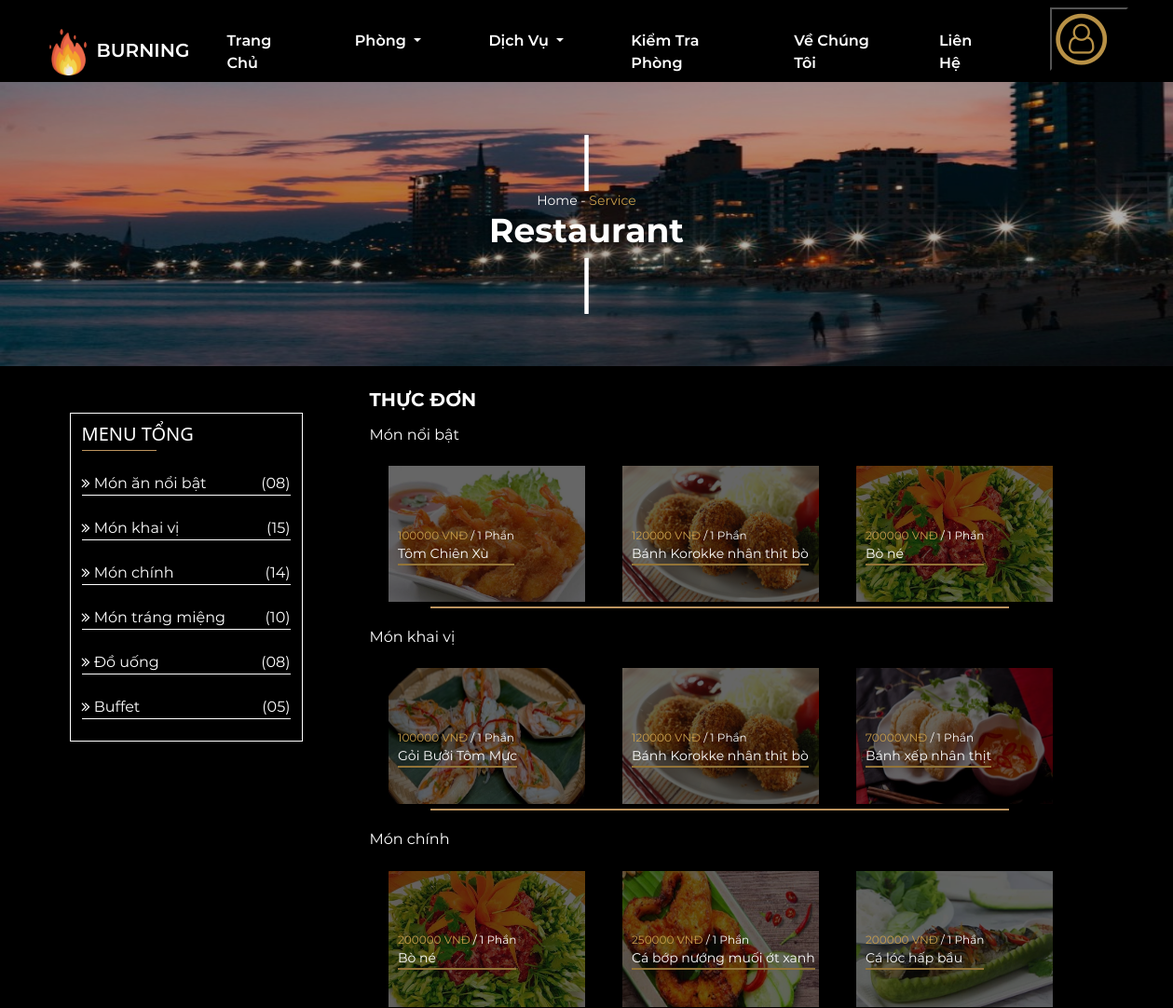
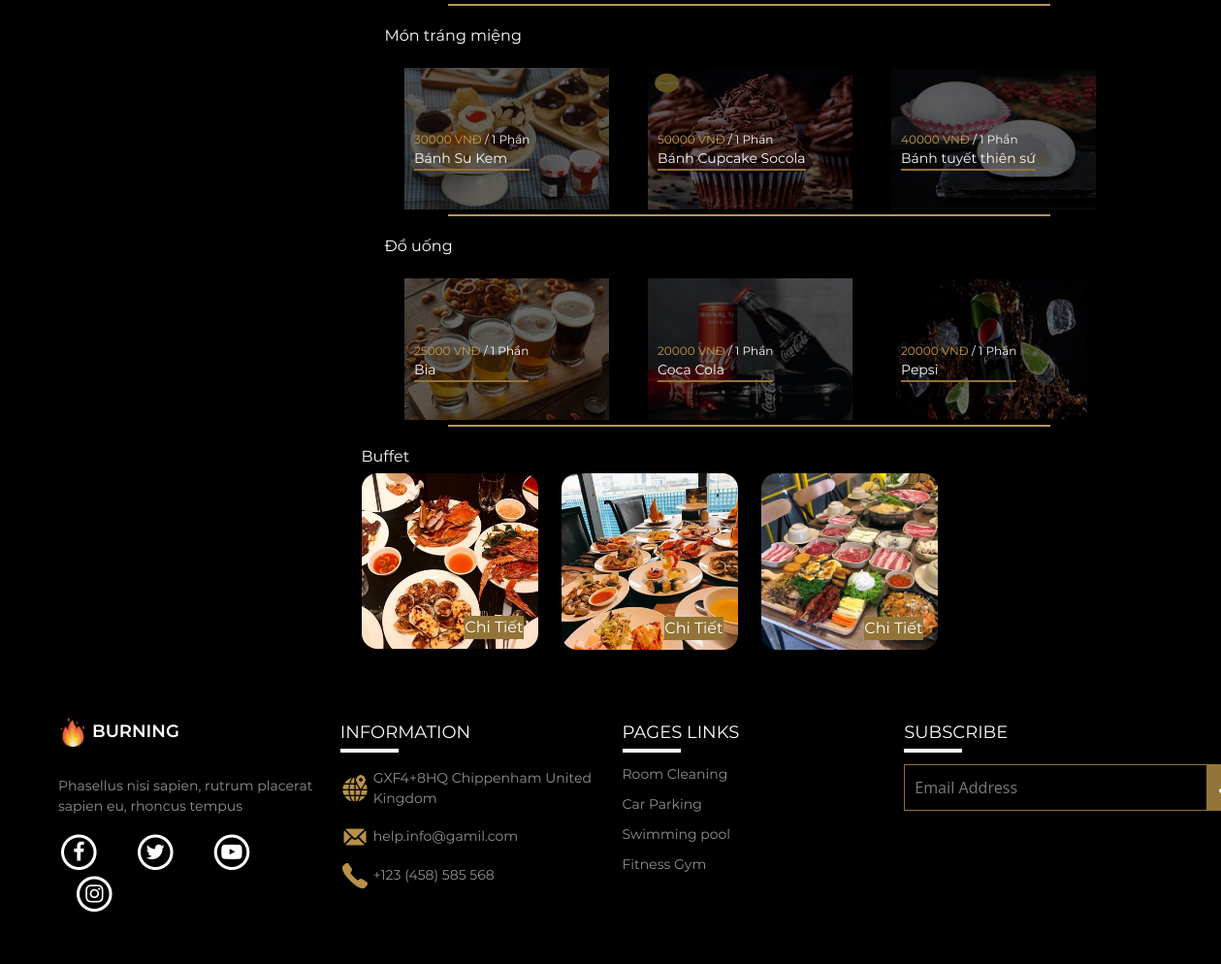
/logged/restaurant.php, run on the app's committed database (2 pictures, top to bottom).
### tables this page shows
CREATE TABLE `monnoibat` (
  `ID` int(11) NOT NULL,
  `TenMon` varchar(50) NOT NULL,
  `Gia` varchar(50) NOT NULL,
  `IMG` varchar(50) NOT NULL
);

CREATE TABLE `monkhaivi` (
  `ID` int(11) NOT NULL,
  `TenMon` varchar(50) NOT NULL,
  `Gia` varchar(50) NOT NULL,
  `IMG` varchar(50) NOT NULL
);

CREATE TABLE `monchinh` (
  `ID` int(11) NOT NULL,
  `TenMon` varchar(50) NOT NULL,
  `Gia` varchar(50) NOT NULL,
  `IMG` varchar(50) NOT NULL
);

CREATE TABLE `montrangmieng` (
  `ID` int(11) NOT NULL,
  `TenMon` varchar(50) NOT NULL,
  `Gia` varchar(50) NOT NULL,
  `IMG` varchar(50) NOT NULL
);

CREATE TABLE `douong` (
  `ID` int(11) NOT NULL,
  `TenDoUong` varchar(50) NOT NULL,
  `Gia` varchar(50) NOT NULL,
  `IMG` varchar(50) NOT NULL
);

CREATE TABLE `setbuffet` (
  `ID` int(11) NOT NULL,
  `TenSet` varchar(50) NOT NULL,
  `Gia` varchar(50) NOT NULL,
  `IMG` varchar(50) NOT NULL
);

### logged/restaurant.php (the view, shortened to what this page needs)
<!DOCTYPE html>
<html lang="en">
<head>
    <link rel="stylesheet" href="https://cdnjs.cloudflare.com/ajax/libs/font-awesome/4.7.0/css/font-awesome.min.css">
    <link rel="stylesheet" href="../common/bootstrap-5.2.2-dist/css/bootstrap.min.css">
    <link rel="stylesheet" type="text/css" href="../common/slick/slick.css">
    <link rel="stylesheet" type="text/css" href="../common/slick/slick-theme.css">
    <link rel="stylesheet" href="../css/style.css">
    <link rel="stylesheet" href="../css/restaurant.css?v=<?php echo time(); ?>" type='text/css'>
</head>
<body>
    <?php
    include('header.php');
    ?>
    <section id="banner">
        <div class="container-fluid p-0 text-center">
            <div class="img h-100">
                <img src="../img/service/banner_service_1.jpg" alt="" class="w-100">
                <div class="box">
                    <div class="trangtri"></div>
                    <p class="m-0" style="font-size: 14px;font-family: Montserrat-Regular">Home - <span style="color: #C89E4B;">Service</span></p>
                    <h3 style="font-size:36px;font-family: Montserrat-Bold;">Restaurant</h3>
                    <div class="trangtri"></div>
                </div>
            </div>
        </div>
    </section>
    <form action="" method="POSt">
    <section id="content">
        <div class="container">
            <div class="row">
                <div class="left me-5">
                    <h5 class="mb-4">MENU TỔNG</h5>
                    <div class="d-flex justify-content-between">
                        <p class="m-0"><i class="fa fa-angle-double-right me-1"></i>Món ăn nổi bật</p>
                        <p class="m-0">(08)</p>
                    </div>
                    <div class="mt-4 d-flex justify-content-between">
                        <p class="m-0"><i class="fa fa-angle-double-right me-1"></i>Món khai vị</p>
                        <p class="m-0">(15)</p>
                    </div>
                    <div class="mt-4 d-flex justify-content-between">
                        <p class="m-0"><i class="fa fa-angle-double-right me-1"></i>Món chính</p>
                        <p class="m-0">(14)</p>
                    </div>
                    <div class="mt-4 d-flex justify-content-between">
                        <p class="m-0"><i class="fa fa-angle-double-right me-1"></i>Món tráng miệng</p>
                        <p class="m-0">(10)</p>
                    </div>
                    <div class="mt-4 d-flex justify-content-between">
                        <p class="m-0"><i class="fa fa-angle-double-right me-1"></i>Đồ uống</p>
                        <p class="m-0">(08)</p>
                    </div>
                    <div class="mt-4 mb-4 d-flex justify-content-between">
                        <p class="m-0"><i class="fa fa-angle-double-right me-1"></i>Buffet</p>
                        <p class="m-0">(05)</p>
                    </div>
                </div>
                <div class="right px-4 ">
                    <h5 class="mt-4">THỰC ĐƠN</h5>
                    <h6 class="mt-3">Món nổi bật</h6>
                    <?php
                    $con = mysqli_connect("localhost","root","admin","burninghotel");
                    $sql = "SELECT * FROM monnoibat";
                    $result = mysqli_query($con, $sql);
                    if (mysqli_num_rows($result) > 0) {
                        while ($row = mysqli_fetch_array($result)) {
                            $monnoibat[] = array('TenMon' => $row['TenMon'], 'Gia' => $row['Gia'], 'IMG' => $row['IMG']);
                        }
                    }
                    ?>
                    <div class="row ">
                        <section class="regular">
                            <?php foreach ($monnoibat as $key => $value) { ?>
                                <div class="col-4  mt-3 ">
                                    <div class="img">
                                        <img src="../img/Doan/<?php echo $value['IMG'] ?>" alt="" class="w-100 ">
                                        <div class="content">
                                            <p class="m-0" style="font-size: 12px;"><span name="gia" style="color:#C89E4B;"><?php echo $value['Gia'] ?></span>
                                                / 1 Phần</p>
                                            <p class="m-0 " name="tenmon"style="font-size: 14px;"><?php echo $value['TenMon'] ?></p>
                                            <div class="trangtri"></div>
                                        </div>
                                    </div>
                                </div>
                            <?php
                            }
                            ?>
                        </section>
                        <div class="trangtri1"></div>
                    </div>
                    <h6 class="mt-3">Món khai vị</h6>
                    <?php
                    $con = mysqli_connect("localhost","root","admin","burninghotel");
                    $sql = "SELECT * FROM monkhaivi";
                    $result = mysqli_query($con, $sql);
                    if (mysqli_num_rows($result) > 0) {
                        while ($row = mysqli_fetch_array($result)) {
                            $monkhaivi[] = array('TenMon' => $row['TenMon'], 'Gia' => $row['Gia'], 'IMG' => $row['IMG']);
                        }
                    }
                    ?>
                    <div class="row ">
                        <section class="regular">
                        <?php foreach ($monkhaivi as $key => $value) { ?>
                                <div class="col-4  mt-3 ">
                                    <div class="img">
                                        <img src="../img/Doan/<?php echo $value['IMG'] ?>" alt="" class="w-100 ">
                                        <div class="content">
                                            <p class="m-0" style="font-size: 12px;"><span style="color:#C89E4B;"><?php echo $value['Gia'] ?></span>
                                                / 1 Phần</p>
                                            <p class="m-0 " style="font-size: 14px;"><?php echo $value['TenMon'] ?></p>
                                            <div class="trangtri"></div>
                                        </div>
                                    </div>
                                </div>
                            <?php
                            }
                            ?>
                        </section>
                        <div class="trangtri1"></div>
                    </div>
                    <h6 class="mt-3">Món chính</h6>
                    <?php
                    $con = mysqli_connect("localhost","root","admin","burninghotel");
                    $sql = "SELECT * FROM monchinh";
                    $result = mysqli_query($con, $sql);
                    if (mysqli_num_rows($result) > 0) {
                        while ($row = mysqli_fetch_array($result)) {
                            $monchinh[] = array('TenMon' => $row['TenMon'], 'Gia' => $row['Gia'], 'IMG' => $row['IMG']);
                        }
                    }
                    ?>
                    <div class="row ">
                        <section class="regular">
                        <?php foreach ($monchinh as $key => $value) { ?>
                                <div class="col-4  mt-3 ">
                                    <div class="img">
                                        <img src="../img/Doan/<?php echo $value['IMG'] ?>" alt="" class="w-100 ">
                                        <div class="content">
                                            <p class="m-0" style="font-size: 12px;"><span style="color:#C89E4B;"><?php echo $value['Gia'] ?></span>
                                                / 1 Phần</p>
                                            <p class="m-0 " style="font-size: 14px;"><?php echo $value['TenMon'] ?></p>
                                            <div class="trangtri"></div>
                                        </div>
                                    </div>
                                </div>
                            <?php
                            }
                            ?>
                        </section>
                        <div class="trangtri1"></div>
                    </div>
                    <h6 class="mt-3">Món tráng miệng</h6>
                    <?php
                    $con = mysqli_connect("localhost","root","admin","burninghotel");
                    $sql = "SELECT * FROM montrangmieng";
                    $result = mysqli_query($con, $sql);
                    if (mysqli_num_rows($result) > 0) {
                        while ($row = mysqli_fetch_array($result)) {
                            $montrangmieng[] = array('TenMon' => $row['TenMon'], 'Gia' => $row['Gia'], 'IMG' => $row['IMG']);
                        }
                    }
                    ?>
                    <div class="row ">
                        <section class="regular">
                        <?php foreach ($montrangmieng as $key => $value) { ?>
                                <div class="col-4  mt-3 ">
                                    <div class="img">
                                        <img src="../img/MonTrangMieng/<?php echo $value['IMG'] ?>" alt="" class="w-100 ">
                                        <div class="content">
                                            <p class="m-0" style="font-size: 12px;"><span style="color:#C89E4B;"><?php echo $value['Gia'] ?></span>
                                                / 1 Phần</p>
                                            <p class="m-0 " style="font-size: 14px;"><?php echo $value['TenMon'] ?></p>
                                            <div class="trangtri"></div>
                                        </div>
                                    </div>
                                </div>
                            <?php
                            }
                            ?>
                        </section>
                        <div class="trangtri1"></div>
                    </div>
                    <h6 class="mt-3">Đồ uống</h6>
                    <?php
                    $con = mysqli_connect("localhost","root","admin","burninghotel");
                    $sql = "SELECT * FROM douong";
                    $result = mysqli_query($con, $sql);
                    if (mysqli_num_rows($result) > 0) {
                        while ($row = mysqli_fetch_array($result)) {
                            $douong[] = array('TenDoUong' => $row['TenDoUong'], 'Gia' => $row['Gia'], 'IMG' => $row['IMG']);
                        }
                    }
                    ?>
                    <div class="row ">
                        <section class="regular">
                        <?php foreach ($douong as $key => $value) { ?>
                                <div class="col-4  mt-3 ">
                                    <div class="img">
                                        <img src="../img/DoUong/<?php echo $value['IMG'] ?>" alt="" class="w-100 ">
                                        <div class="content">
                                            <p class="m-0" style="font-size: 12px;"><span style="color:#C89E4B;"><?php echo $value['Gia'] ?></span>
                                                / 1 Phần</p>
                                            <p class="m-0 " style="font-size: 14px;"><?php echo $value['TenDoUong'] ?></p>
                                            <div class="trangtri"></div>
                                        </div>
                                    </div>
                                </div>
                            <?php
                            }
                            ?>
                        </section>
                        <div class="trangtri1"></div>
                    </div>
                </div>
            </div>
        </div>
    </section>
    <section id="buffet" style="background-color: black; color: white; font-family: Montserrat-Regular;">
        <div class="container">
            <div class="row">
                <div class="left me-5"></div>
                <div class="right p-0">
                    <h6 class="mt-3">Buffet</h6>
                    <?php
                    $con = mysqli_connect("192.168.179.134", "root", "BurningHotel.", "burninghotel");
                    $sql = "SELECT * FROM setbuffet";
                    $result = mysqli_query($con, $sql);
                    if (mysqli_num_rows($result) > 0) {
                        while ($row = mysqli_fetch_array($result)) {
                            $setbuffet[] = array('TenSet' => $row['TenSet'], 'Gia' => $row['Gia'], 'IMG' => $row['IMG']);
                        }
                    }
                    ?>
                    <div class="row ">
                    <?php foreach ($setbuffet as $key => $value) { ?>
                        <div class="col-3">
                            <div class="img ">
                                <img src="../img/Doan/<?php echo $value['IMG'] ?>" alt="" class="h-100 w-100 rounded-4">
                                <div id="modal">
                                    <div class="button1">
                                        <button type="button" class="" data-bs-toggle="modal" data-bs-target="#exampleModal">
                                            Chi Tiết
                                        </button>
                                    </div>
                                </div>
                            </div>
                        </div>
                        <?php
                            }
                            ?>
                    </div>
                </div>
            </div>
        </div>
    </section>
                        </form>
    <?php
    include('footer.php');
    ?>
</body>
</html>

### data on the page
monnoibat: IMG (picture), Gia "100000 VNĐ", TenMon "Tôm Chiên Xù"
monnoibat: IMG (picture), Gia "120000 VNĐ", TenMon "Bánh Korokke nhân thịt bò"
monnoibat: IMG (picture), Gia "200000 VNĐ", TenMon "Bò né"
monkhaivi: IMG (picture), Gia "100000 VNĐ", TenMon "Gỏi Bưởi Tôm Mực"
monkhaivi: IMG (picture), Gia "120000 VNĐ", TenMon "Bánh Korokke nhân thịt bò"
monkhaivi: IMG (picture), Gia "70000VNĐ", TenMon "Bánh xếp nhân thịt"
monchinh: IMG (picture), Gia "250000 VNĐ", TenMon "Cá bớp nướng muối ớt xanh"
monchinh: IMG (picture), Gia "200000 VNĐ", TenMon "Cá lóc hấp bầu"
montrangmieng: IMG (picture), Gia "30000 VNĐ", TenMon "Bánh Su Kem"
montrangmieng: IMG (picture), Gia "50000 VNĐ", TenMon "Bánh Cupcake Socola"
montrangmieng: IMG (picture), Gia "40000 VNĐ", TenMon "Bánh tuyết thiên sứ"
douong: IMG (picture), Gia "25000 VNĐ", TenDoUong "Bia"
douong: IMG (picture), Gia "20000 VNĐ", TenDoUong "Coca Cola"
douong: IMG (picture), Gia "20000 VNĐ", TenDoUong "Pepsi"
setbuffet: IMG (picture)
setbuffet: IMG (picture)
setbuffet: IMG (picture)

### other printed values
$value['Gia'] "200000 VNĐ"
$value['TenMon'] "Bò né"
